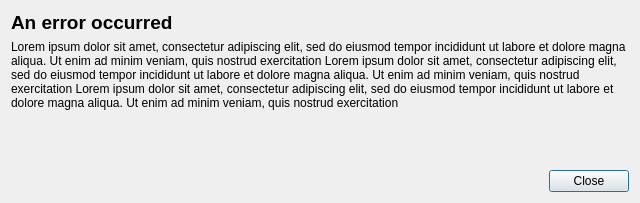
<?xml version="1.0" encoding="UTF-8"?>
<ui version="4.0">
 <class>Dialog</class>
 <widget class="QDialog" name="Dialog">
  <property name="geometry">
   <rect>
    <x>0</x>
    <y>0</y>
    <width>640</width>
    <height>203</height>
   </rect>
  </property>
  <property name="windowTitle">
   <string>Truflow: An error occurred</string>
  </property>
  <layout class="QVBoxLayout" name="verticalLayout">
   <item alignment="Qt::AlignTop">
    <widget class="QLabel" name="label">
     <property name="font">
      <font>
       <pointsize>14</pointsize>
       <weight>75</weight>
       <bold>true</bold>
      </font>
     </property>
     <property name="text">
      <string>An error occurred</string>
     </property>
    </widget>
   </item>
   <item alignment="Qt::AlignTop">
    <widget class="QLabel" name="label_2">
     <property name="sizePolicy">
      <sizepolicy hsizetype="Preferred" vsizetype="Minimum">
       <horstretch>0</horstretch>
       <verstretch>0</verstretch>
      </sizepolicy>
     </property>
     <property name="text">
      <string>Lorem ipsum dolor sit amet, consectetur adipiscing elit, sed do eiusmod tempor incididunt ut labore et dolore magna aliqua. Ut enim ad minim veniam, quis nostrud exercitation Lorem ipsum dolor sit amet, consectetur adipiscing elit, sed do eiusmod tempor incididunt ut labore et dolore magna aliqua. Ut enim ad minim veniam, quis nostrud exercitation Lorem ipsum dolor sit amet, consectetur adipiscing elit, sed do eiusmod tempor incididunt ut labore et dolore magna aliqua. Ut enim ad minim veniam, quis nostrud exercitation</string>
     </property>
     <property name="textFormat">
      <enum>Qt::PlainText</enum>
     </property>
     <property name="scaledContents">
      <bool>false</bool>
     </property>
     <property name="wordWrap">
      <bool>true</bool>
     </property>
    </widget>
   </item>
   <item>
    <spacer name="verticalSpacer">
     <property name="orientation">
      <enum>Qt::Vertical</enum>
     </property>
     <property name="sizeHint" stdset="0">
      <size>
       <width>20</width>
       <height>40</height>
      </size>
     </property>
    </spacer>
   </item>
   <item>
    <layout class="QHBoxLayout" name="horizontalLayout">
     <item>
      <spacer name="horizontalSpacer">
       <property name="orientation">
        <enum>Qt::Horizontal</enum>
       </property>
       <property name="sizeHint" stdset="0">
        <size>
         <width>40</width>
         <height>20</height>
        </size>
       </property>
      </spacer>
     </item>
     <item>
      <widget class="QPushButton" name="pushButton">
       <property name="text">
        <string>Close</string>
       </property>
      </widget>
     </item>
    </layout>
   </item>
  </layout>
 </widget>
 <resources/>
 <connections/>
</ui>
